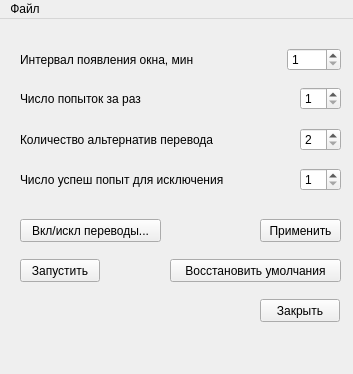
<?xml version="1.0" encoding="UTF-8"?>
<ui version="4.0">
 <class>MainWindow</class>
 <widget class="QMainWindow" name="MainWindow">
  <property name="geometry">
   <rect>
    <x>0</x>
    <y>0</y>
    <width>353</width>
    <height>374</height>
   </rect>
  </property>
  <property name="windowTitle">
   <string>MainWindow</string>
  </property>
  <widget class="QWidget" name="centralwidget">
   <widget class="QPushButton" name="closeButton">
    <property name="geometry">
     <rect>
      <x>260</x>
      <y>280</y>
      <width>80</width>
      <height>23</height>
     </rect>
    </property>
    <property name="text">
     <string>Закрыть</string>
    </property>
   </widget>
   <widget class="QPushButton" name="startSessionButton">
    <property name="geometry">
     <rect>
      <x>20</x>
      <y>240</y>
      <width>80</width>
      <height>23</height>
     </rect>
    </property>
    <property name="text">
     <string>Запустить</string>
    </property>
    <property name="autoDefault">
     <bool>true</bool>
    </property>
    <property name="default">
     <bool>false</bool>
    </property>
   </widget>
   <widget class="QWidget" name="horizontalLayoutWidget_3">
    <property name="geometry">
     <rect>
      <x>20</x>
      <y>140</y>
      <width>321</width>
      <height>41</height>
     </rect>
    </property>
    <layout class="QHBoxLayout" name="horizontalLayout_3">
     <item>
      <widget class="QLabel" name="label_3">
       <property name="text">
        <string>Число успеш попыт для исключения</string>
       </property>
      </widget>
     </item>
     <item>
      <spacer name="horizontalSpacer_3">
       <property name="orientation">
        <enum>Qt::Orientation::Horizontal</enum>
       </property>
       <property name="sizeHint" stdset="0">
        <size>
         <width>40</width>
         <height>20</height>
        </size>
       </property>
      </spacer>
     </item>
     <item>
      <widget class="QSpinBox" name="successTriesSpinBox">
       <property name="minimum">
        <number>1</number>
       </property>
      </widget>
     </item>
    </layout>
   </widget>
   <widget class="QPushButton" name="restoreDefaultsButton">
    <property name="geometry">
     <rect>
      <x>170</x>
      <y>240</y>
      <width>171</width>
      <height>23</height>
     </rect>
    </property>
    <property name="text">
     <string>Восстановить умолчания</string>
    </property>
   </widget>
   <widget class="QPushButton" name="moveTranslationsButton">
    <property name="geometry">
     <rect>
      <x>20</x>
      <y>200</y>
      <width>141</width>
      <height>23</height>
     </rect>
    </property>
    <property name="text">
     <string>Вкл/искл переводы...</string>
    </property>
   </widget>
   <widget class="QPushButton" name="applyButton">
    <property name="geometry">
     <rect>
      <x>260</x>
      <y>200</y>
      <width>81</width>
      <height>23</height>
     </rect>
    </property>
    <property name="text">
     <string>Применить</string>
    </property>
    <property name="autoDefault">
     <bool>true</bool>
    </property>
   </widget>
   <widget class="QWidget" name="horizontalLayoutWidget">
    <property name="geometry">
     <rect>
      <x>20</x>
      <y>60</y>
      <width>321</width>
      <height>39</height>
     </rect>
    </property>
    <layout class="QHBoxLayout" name="horizontalLayout">
     <item>
      <widget class="QLabel" name="label">
       <property name="text">
        <string>Число попыток за раз</string>
       </property>
      </widget>
     </item>
     <item>
      <spacer name="horizontalSpacer">
       <property name="orientation">
        <enum>Qt::Orientation::Horizontal</enum>
       </property>
       <property name="sizeHint" stdset="0">
        <size>
         <width>40</width>
         <height>20</height>
        </size>
       </property>
      </spacer>
     </item>
     <item>
      <widget class="QSpinBox" name="triesSpinBox">
       <property name="minimum">
        <number>1</number>
       </property>
       <property name="maximum">
        <number>20</number>
       </property>
      </widget>
     </item>
    </layout>
   </widget>
   <widget class="QWidget" name="horizontalLayoutWidget_4">
    <property name="geometry">
     <rect>
      <x>20</x>
      <y>100</y>
      <width>321</width>
      <height>41</height>
     </rect>
    </property>
    <layout class="QHBoxLayout" name="horizontalLayout_5">
     <item>
      <widget class="QLabel" name="label_5">
       <property name="text">
        <string>Количество альтернатив перевода</string>
       </property>
      </widget>
     </item>
     <item>
      <spacer name="horizontalSpacer_4">
       <property name="orientation">
        <enum>Qt::Orientation::Horizontal</enum>
       </property>
       <property name="sizeHint" stdset="0">
        <size>
         <width>40</width>
         <height>20</height>
        </size>
       </property>
      </spacer>
     </item>
     <item>
      <widget class="QSpinBox" name="alternativesSpinBox">
       <property name="minimum">
        <number>2</number>
       </property>
      </widget>
     </item>
    </layout>
   </widget>
   <widget class="QWidget" name="horizontalLayoutWidget_2">
    <property name="geometry">
     <rect>
      <x>20</x>
      <y>20</y>
      <width>321</width>
      <height>41</height>
     </rect>
    </property>
    <layout class="QHBoxLayout" name="horizontalLayout_2">
     <item>
      <widget class="QLabel" name="label_2">
       <property name="text">
        <string>Интервал появления окна, мин</string>
       </property>
      </widget>
     </item>
     <item>
      <spacer name="horizontalSpacer_2">
       <property name="orientation">
        <enum>Qt::Orientation::Horizontal</enum>
       </property>
       <property name="sizeHint" stdset="0">
        <size>
         <width>40</width>
         <height>20</height>
        </size>
       </property>
      </spacer>
     </item>
     <item>
      <widget class="QSpinBox" name="sessionIntervalSpinBox">
       <property name="minimum">
        <number>1</number>
       </property>
       <property name="maximum">
        <number>1440</number>
       </property>
      </widget>
     </item>
    </layout>
   </widget>
  </widget>
  <widget class="QMenuBar" name="menubar">
   <property name="geometry">
    <rect>
     <x>0</x>
     <y>0</y>
     <width>353</width>
     <height>22</height>
    </rect>
   </property>
   <widget class="QMenu" name="menu">
    <property name="title">
     <string>Файл</string>
    </property>
    <addaction name="dictionaryNewAction"/>
    <addaction name="dictionaryOpenAction"/>
    <addaction name="editDictionaryAction"/>
    <addaction name="dictionarySaveAction"/>
    <addaction name="dictionarySaveAsAction"/>
    <addaction name="separator"/>
    <addaction name="exitAction"/>
   </widget>
   <addaction name="menu"/>
  </widget>
  <widget class="QStatusBar" name="statusbar">
   <property name="sizeGripEnabled">
    <bool>false</bool>
   </property>
  </widget>
  <action name="action_3">
   <property name="text">
    <string>Редактировать...</string>
   </property>
  </action>
  <action name="dictionaryNewAction">
   <property name="text">
    <string>Создать...</string>
   </property>
  </action>
  <action name="action_8">
   <property name="text">
    <string>Сохранить</string>
   </property>
  </action>
  <action name="dictionarySaveAction">
   <property name="text">
    <string>Сохранить</string>
   </property>
  </action>
  <action name="dictionarySaveAsAction">
   <property name="text">
    <string>Сохранить как...</string>
   </property>
  </action>
  <action name="exitAction">
   <property name="text">
    <string>Выход</string>
   </property>
  </action>
  <action name="dictionaryOpenAction">
   <property name="text">
    <string>Открыть...</string>
   </property>
  </action>
  <action name="editDictionaryAction">
   <property name="text">
    <string>Редактировать...</string>
   </property>
  </action>
 </widget>
 <tabstops>
  <tabstop>sessionIntervalSpinBox</tabstop>
  <tabstop>triesSpinBox</tabstop>
  <tabstop>alternativesSpinBox</tabstop>
  <tabstop>successTriesSpinBox</tabstop>
  <tabstop>moveTranslationsButton</tabstop>
  <tabstop>applyButton</tabstop>
  <tabstop>startSessionButton</tabstop>
  <tabstop>restoreDefaultsButton</tabstop>
  <tabstop>closeButton</tabstop>
 </tabstops>
 <resources/>
 <connections/>
</ui>
